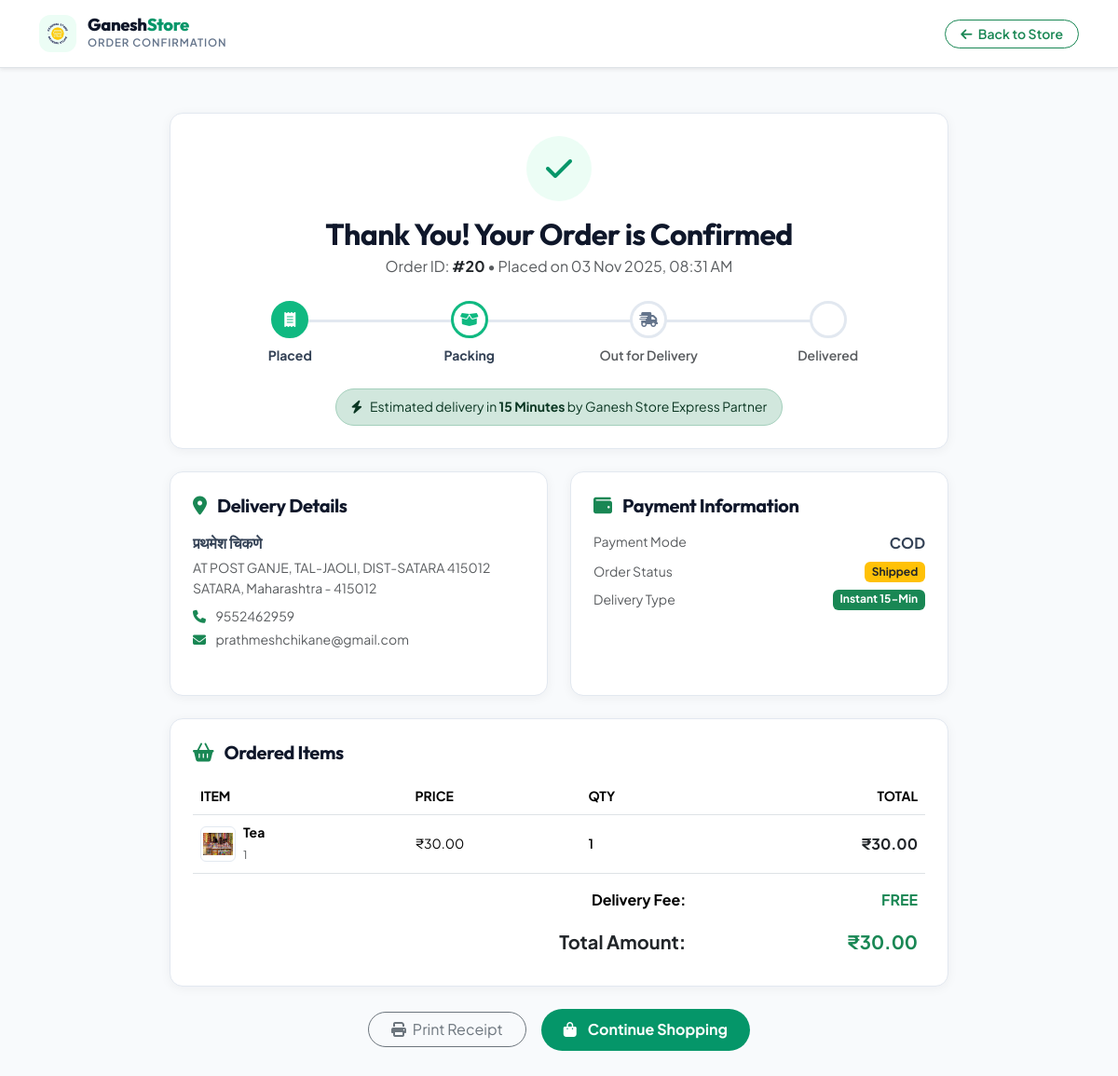
The app's page /user/order_summary.php?order_id=20 (signed in) with its own data.
### tables this page shows
CREATE TABLE `orders` (
  `order_id` int(11) NOT NULL,
  `user_ip` varchar(255) DEFAULT NULL,
  `first_name` varchar(100) DEFAULT NULL,
  `last_name` varchar(100) DEFAULT NULL,
  `address1` text DEFAULT NULL,
  `address2` text DEFAULT NULL,
  `city` varchar(100) DEFAULT NULL,
  `state` varchar(100) DEFAULT NULL,
  `postcode` varchar(20) DEFAULT NULL,
  `phone` varchar(20) DEFAULT NULL,
  `email` varchar(100) DEFAULT NULL,
  `product_id` int(11) DEFAULT NULL,
  `quantity` int(11) DEFAULT NULL,
  `price` decimal(10,2) DEFAULT NULL,
  `payment_mode` varchar(50) DEFAULT NULL,
  `order_status` varchar(50) DEFAULT 'Pending',
  `order_date` datetime DEFAULT current_timestamp()
);

CREATE TABLE `order_items` (
  `item_id` int(11) NOT NULL,
  `order_id` int(11) DEFAULT NULL,
  `product_id` int(11) DEFAULT NULL,
  `quantity` int(11) DEFAULT NULL,
  `price` decimal(10,2) DEFAULT NULL
);

CREATE TABLE `products` (
  `product_id` int(25) NOT NULL,
  `product_name` varchar(100) NOT NULL,
  `description` varchar(200) NOT NULL,
  `product_keywords` varchar(200) NOT NULL,
  `category_id` int(11) NOT NULL,
  `product_image` varchar(200) NOT NULL,
  `Product_price` varchar(200) NOT NULL,
  `Product_unit` varchar(200) NOT NULL,
  `date` datetime NOT NULL DEFAULT current_timestamp(),
  `status` varchar(100) NOT NULL,
  `stock_quantity` int(11) DEFAULT 0,
  `created_at` datetime DEFAULT current_timestamp()
);

### user/order_summary.php (the view, shortened to what this page needs)
<?php
require_once __DIR__ . '/../includes/connection.php';
$order_id = (int) $_GET['order_id'];
$order_stmt = mysqli_prepare(
    $con,
    "SELECT * FROM orders WHERE order_id = ? LIMIT 1"
);
mysqli_stmt_bind_param($order_stmt, 'i', $order_id);
mysqli_stmt_execute($order_stmt);
$order_result = mysqli_stmt_get_result($order_stmt);
$order = mysqli_fetch_assoc($order_result);
$items_stmt = mysqli_prepare(
    $con,
    "SELECT oi.*, p.product_name, p.product_image, p.Product_unit
     FROM order_items oi
     LEFT JOIN products p ON oi.product_id = p.product_id
     WHERE oi.order_id = ?"
);
mysqli_stmt_bind_param($items_stmt, 'i', $order_id);
mysqli_stmt_execute($items_stmt);
$items_result = mysqli_stmt_get_result($items_stmt);
$items = [];
$grand_total = 0;
while ($item = mysqli_fetch_assoc($items_result)) {
    $price = (float) ($item['price'] ?? 0);
    $quantity = (int) ($item['quantity'] ?? 0);
    $item['price'] = $price;
    $item['quantity'] = $quantity;
    $item['item_total'] = $price * $quantity;
    $grand_total += $item['item_total'];
    $items[] = $item;
}
function h($value) {
    return htmlspecialchars((string)($value ?? ''), ENT_QUOTES, 'UTF-8');
}
?>
<!DOCTYPE html>
<html lang="en">
<head>
    <link href="https://cdn.jsdelivr.net/npm/bootstrap@5.3.2/dist/css/bootstrap.min.css" rel="stylesheet">
    <link rel="stylesheet" href="https://cdnjs.cloudflare.com/ajax/libs/font-awesome/6.7.2/css/all.min.css">
    <link rel="stylesheet" href="../style.css">
</head>
<body>
<header class="bg-white border-bottom py-3 shadow-sm">
    <div class="container d-flex align-items-center justify-content-between">
        <a href="../index.php" class="grocery-brand text-decoration-none">
            <img
                src="../images/ganesh_store_logo__1_-removebg-preview.png"
                alt="Ganesh Store"
                class="brand-logo-img"
                style="width:40px;height:40px;"
                onerror="this.onerror=null;this.src='../images/ganesh store logo.png';"
            >
            <div>
                <h1 class="brand-title" style="font-size:1.15rem;">
                    Ganesh<span>Store</span>
                </h1>
                <p class="brand-subtitle mb-0">Order Confirmation</p>
            </div>
        </a>
        <a href="../index.php"
           class="btn btn-sm btn-outline-success rounded-pill px-3 fw-semibold no-print">
            <i class="fa-solid fa-arrow-left me-1"></i> Back to Store
        </a>
    </div>
</header>
<main class="container my-5" style="max-width:860px;">
    <div class="checkout-card text-center mb-4">
        <div class="empty-state-icon mb-3"
             style="width:70px;height:70px;font-size:2rem;">
            <i class="fa-solid fa-check"></i>
        </div>
        <h2 class="fw-bold mb-1">
            Thank You! Your Order is Confirmed
        </h2>
        <p class="text-muted mb-3">
            Order ID:
            <strong class="text-dark">#<?= $order_id ?></strong>
            • Placed on
            <?= h(date('d M Y, h:i A', strtotime($order['order_date'] ?? 'now'))) ?>
        </p>
        <div class="d-flex justify-content-between my-4 px-2">
            <div class="timeline-step completed">
                <div class="timeline-circle">
                    <i class="fa-solid fa-receipt"></i>
                </div>
                <div class="small fw-bold mt-2">Placed</div>
            </div>
            <div class="timeline-step active">
                <div class="timeline-circle">
                    <i class="fa-solid fa-box-open"></i>
                </div>
                <div class="small fw-bold mt-2">Packing</div>
            </div>
            <div class="timeline-step">
                <div class="timeline-circle">
                    <i class="fa-solid fa-truck-fast"></i>
                </div>
                <div class="small fw-semibold mt-2 text-muted">
                    Out for Delivery
                </div>
            </div>
            <div class="timeline-step">
                <div class="timeline-circle">
                </div>
                <div class="small fw-semibold mt-2 text-muted">
                    Delivered
                </div>
            </div>
        </div>
        <div class="alert alert-success d-inline-flex align-items-center gap-2 small m-0 px-3 py-2 rounded-pill">
            <i class="fa-solid fa-bolt"></i>
            <span>
                Estimated delivery in <strong>15 Minutes</strong>
                by Ganesh Store Express Partner
            </span>
        </div>
    </div>
    <div class="row g-4 mb-4">
        <div class="col-md-6">
            <div class="checkout-card h-100">
                <h5 class="fw-bold mb-3">
                    <i class="fa-solid fa-location-dot text-success me-2"></i>
                    Delivery Details
                </h5>
                <p class="mb-1 fw-bold">
                    <?= h(($order['first_name'] ?? '') . ' ' . ($order['last_name'] ?? '')) ?>
                </p>
                <p class="text-muted small mb-2">
                    <?= h($order['address1'] ?? '') ?>
                    <br>
                    <?= h($order['city'] ?? '') ?>,
                    <?= h($order['state'] ?? '') ?> -
                    <?= h($order['postcode'] ?? '') ?>
                </p>
                <div class="small text-muted mb-1">
                    <i class="fa-solid fa-phone me-2 text-success"></i>
                    <?= h($order['phone'] ?? '') ?>
                </div>
                <div class="small text-muted">
                    <i class="fa-solid fa-envelope me-2 text-success"></i>
                    <?= h($order['email'] ?? '') ?>
                </div>
            </div>
        </div>
        <div class="col-md-6">
            <div class="checkout-card h-100">
                <h5 class="fw-bold mb-3">
                    <i class="fa-solid fa-wallet text-success me-2"></i>
                    Payment Information
                </h5>
                <div class="d-flex justify-content-between mb-2">
                    <span class="text-muted small">Payment Mode</span>
                    <span class="fw-bold">
                        <?= h($order['payment_mode'] ?? '') ?>
                    </span>
                </div>
                <div class="d-flex justify-content-between mb-2">
                    <span class="text-muted small">Order Status</span>
                    <span class="badge bg-warning text-dark fw-bold">
                        <?= h($order['order_status'] ?? 'Pending') ?>
                    </span>
                </div>
                <div class="d-flex justify-content-between mb-2">
                    <span class="text-muted small">Delivery Type</span>
                    <span class="badge bg-success">Instant 15-Min</span>
                </div>
            </div>
        </div>
    </div>
    <div class="checkout-card mb-4">
        <h5 class="fw-bold mb-3">
            <i class="fa-solid fa-basket-shopping text-success me-2"></i>
            Ordered Items
        </h5>
        <div class="table-responsive">
            <table class="table table-borderless align-middle mb-0">
                <thead class="border-bottom">
                    <tr class="text-muted small text-uppercase">
                        <th>Item</th>
                        <th>Price</th>
                        <th>Qty</th>
                        <th class="text-end">Total</th>
                    </tr>
                </thead>
                <tbody>
                    <?php if (!empty($items)): ?>
                        <?php foreach ($items as $item): ?>
                            <tr class="border-bottom">
                                <td>
                                    <div class="d-flex align-items-center gap-2">
                                        <img
                                            src="../Admin/product_images/<?= h($item['product_image'] ?? '') ?>"
                                            alt="<?= h($item['product_name'] ?? 'Product') ?>"
                                            style="width:38px;height:38px;object-fit:contain;border-radius:6px;border:1px solid #e2e8f0;padding:2px;"
                                            onerror="this.onerror=null;this.src='../images/kirana-new-bf88.jpg';"
                                        >
                                        <div>
                                            <div class="fw-bold small">
                                                <?= h($item['product_name'] ?? 'Product unavailable') ?>
                                            </div>
                                            <span class="text-muted" style="font-size:.75rem;">
                                                <?= h($item['Product_unit'] ?? '') ?>
                                            </span>
                                        </div>
                                    </div>
                                </td>
                                <td class="small">
                                    ₹<?= number_format($item['price'], 2) ?>
                                </td>
                                <td class="small fw-semibold">
                                    <?= (int)$item['quantity'] ?>
                                </td>
                                <td class="text-end fw-bold text-dark">
                                    ₹<?= number_format($item['item_total'], 2) ?>
                                </td>
                            </tr>
                        <?php endforeach; ?>
                    <?php endif; ?>
                </tbody>
                <tfoot>
                    <tr>
                        <td colspan="3" class="text-end fw-bold pt-3">
                            Delivery Fee:
                        </td>
                        <td class="text-end text-success fw-bold pt-3">
                            FREE
                        </td>
                    </tr>
                    <tr>
                        <td colspan="3" class="text-end fw-bold fs-5 text-dark">
                            Total Amount:
                        </td>
                        <td class="text-end fw-bold fs-5 text-success">
                            ₹<?= number_format($grand_total, 2) ?>
                        </td>
                    </tr>
                </tfoot>
            </table>
        </div>
    </div>
    <div class="d-flex align-items-center justify-content-center gap-3 no-print">
        <button onclick="window.print()"
                class="btn btn-outline-secondary rounded-pill px-4">
            <i class="fa-solid fa-print me-1"></i> Print Receipt
        </button>
        <a href="../index.php" class="btn-primary-grocery btn-lg">
            <i class="fa-solid fa-bag-shopping me-1"></i>
            Continue Shopping
        </a>
    </div>
</main>
</body>
</html>

### style.css (style rules this page uses)
:root { --primary: #059669; --primary-hover: #047857; --primary-dark: #064e3b; --primary-light: #10b981; --primary-subtle: #ecfdf5; --primary-glow: rgba(16, 185, 129, 0.2); --accent-amber: #f59e0b; --accent-orange: #ff6b35; --accent-orange-light: #fff4ed; --accent-red: #ef4444; --accent-red-subtle: #fef2f2; --accent-blue: #0284c7; --accent-blue-subtle: #f0f9ff; --bg-page: #f8fafc; --bg-surface: #ffffff; --bg-surface-alt: #f1f5f9; --border-light: #e2e8f0; --border-subtle: #f1f5f9; --text-main: #0f172a; --text-body: #334155; --text-muted: #64748b; --text-light: #94a3b8; --text-white: #ffffff; --font-heading: 'Outfit', -apple-system, BlinkMacSystemFont, 'Segoe UI', Roboto, sans-serif; --font-sans: 'Plus Jakarta Sans', -apple-system, BlinkMacSystemFont, 'Segoe UI', Roboto, sans-serif; --radius-sm: 8px; --radius-md: 12px; --radius-lg: 18px; --radius-xl: 24px; --radius-full: 9999px; --shadow-sm: 0 1px 2px 0 rgba(15, 23, 42, 0.05); --shadow-md: 0 4px 12px -2px rgba(15, 23, 42, 0.08), 0 2px 6px -2px rgba(15, 23, 42, 0.04); --shadow-lg: 0 12px 24px -4px rgba(15, 23, 42, 0.08), 0 4px 10px -2px rgba(15, 23, 42, 0.03); --shadow-hover: 0 20px 30px -8px rgba(5, 150, 105, 0.15), 0 8px 16px -4px rgba(15, 23, 42, 0.06); --transition-fast: all 0.2s cubic-bezier(0.4, 0, 0.2, 1); --transition-normal: all 0.3s cubic-bezier(0.4, 0, 0.2, 1); }
*, *::before, *::after { margin: 0; padding: 0; box-sizing: border-box; }
html { scroll-behavior: smooth; }
body { font-family: var(--font-sans); background-color: var(--bg-page); color: var(--text-body); line-height: 1.55; -webkit-font-smoothing: antialiased; -moz-osx-font-smoothing: grayscale; min-height: 100vh; display: flex; flex-direction: column; }
h1, h2, h3, h4, h5, h6, .font-heading { font-family: var(--font-heading); color: var(--text-main); font-weight: 700; letter-spacing: -0.02em; }
a { color: var(--primary); text-decoration: none; transition: var(--transition-fast); }
img { max-width: 100%; height: auto; }
.grocery-brand { display: flex; align-items: center; gap: 12px; text-decoration: none; }
.brand-logo-img { width: 48px; height: 48px; object-fit: contain; border-radius: var(--radius-md); background: var(--primary-subtle); padding: 4px; }
.brand-title { font-size: 1.25rem; font-weight: 800; color: var(--text-main); line-height: 1.1; font-family: var(--font-heading); margin: 0; }
.brand-title span { color: var(--primary); }
.brand-subtitle { font-size: 0.72rem; color: var(--text-muted); font-weight: 600; text-transform: uppercase; letter-spacing: 0.08em; margin: 0; }
.checkout-card { background: var(--bg-surface); border: 1px solid var(--border-light); border-radius: var(--radius-xl); padding: 30px; box-shadow: var(--shadow-md); margin-bottom: 24px; }
.empty-state-icon { width: 90px; height: 90px; border-radius: 50%; background: var(--primary-subtle); color: var(--primary); display: inline-flex; align-items: center; justify-content: center; font-size: 2.5rem; margin-bottom: 20px; }
.btn-primary-grocery { background: var(--primary); color: #ffffff; font-weight: 700; padding: 10px 24px; border-radius: var(--radius-full); border: none; display: inline-flex; align-items: center; gap: 8px; transition: var(--transition-fast); text-decoration: none; }

### user/order_summary.php (style rules this page uses)
body { background: #f8fafc; font-family: 'Plus Jakarta Sans', sans-serif; }
.timeline-step { display: flex; flex-direction: column; align-items: center; text-align: center; position: relative; flex: 1; }
.timeline-step::before { content: ''; position: absolute; top: 20px; left: -50%; width: 100%; height: 3px; background: #e2e8f0; z-index: 1; }
.timeline-step:first-child::before { display: none; }
.timeline-step.completed::before { background: #10b981; }
.timeline-circle { width: 40px; height: 40px; border-radius: 50%; background: #fff; border: 3px solid #e2e8f0; display: flex; align-items: center; justify-content: center; font-size: 1rem; color: #64748b; position: relative; z-index: 2; }
.timeline-step.completed .timeline-circle { background: #10b981; border-color: #10b981; color: #fff; }
.timeline-step.active .timeline-circle { border-color: #10b981; color: #10b981; }
.checkout-card { background: #fff; border-radius: 14px; padding: 24px; box-shadow: 0 2px 12px rgba(15, 23, 42, 0.05); }

### records on screen
orders: order_date "03 Nov 2025, 08:31 AM", first_name+last_name "प्रथमेश चिकणे", address1 "AT POST GANJE, TAL-JAOLI, DIST-SATARA 415012", city "SATARA", state "Maharashtra", postcode "415012", phone "9552462959", email "prathmeshchikane@gmail.com", payment_mode "COD", order_status "Shipped"
order_items: product.product_name "Tea", product.Product_unit "1", price "30.00", quantity "1", item_total "30.00"

### other values on screen
$order_id "20"
$grand_total "30.00"
